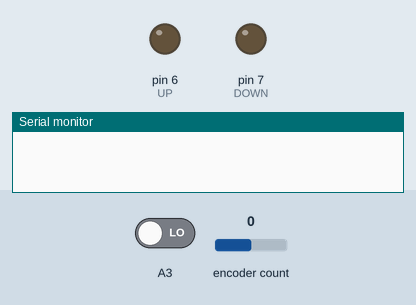
Bench run of a sketch on a simulated Arduino Uno, built with avr-gcc and run on an emulated ATmega328P. On the bench: output pins drawn as LEDs (lit = HIGH), the last lines printed to the serial monitor. Inputs (shaded band) come from the test bench; at power-on: encoder count 0, A3 LOW.

Above: at 1.2 s.
1.3 s: encoder count set to 1
At 1.4 s:
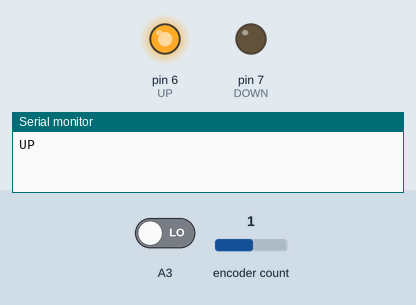
Timing chart, 0 to 4.3 s (numbered marks = the images above; inputs shaded):
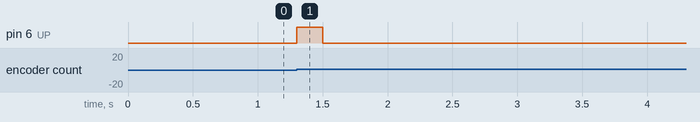

The sketch:

AselsanBoynuz_v1_DecodeChars.ino
```cpp
#include <Wire.h>
#include <RotaryEncoder.h>
//1 Digitteki Segmentler - ABCDEFGHIJKLMNOPQ - ref.Aselsan Bakım Klavuzu 330

//Bu arrayde harfleri oluşturmak için gerekli olan segmentler 1 ile diğerleri sıfır ile gösterilmiştir.
const String segmentFont[] = {
  "00000000000000000",//WhiteSpace
  "00001100110001000",//K
  "01101110000001000",//N
  "11111100100100000",//0
  "01100000000000000",//1
  "11011000011000000",//2
  "11110000001000000",//3
  "01100100011000000",//4
  "10110100011000000",//5
  "10111100011000000",//6
  "11100000000000000",//7
  "11111100011000000",//8
  "11110100011000000"//9


};

const char segmentIndex = "ABCDEFGHIJKLMNOPQ";
const char index[] = " KN0123456789";
bool debug = false;

#define AselsanDisplayReceiveAddr 0x38
RotaryEncoder encoder(A2, A3);

#define DOWN 7
#define UP 6


void setup()
{
  Serial.begin(115200);
  //Wire.begin(AselsanDisplayReceiveAddr);
  Wire.setClock(10000);
  //Wire.onReceive(LCDDataReceivedHandler);

  pinMode(UP, OUTPUT);
  pinMode(DOWN, OUTPUT);

  digitalWrite(UP, LOW);
  digitalWrite(DOWN, LOW);
  PCICR |= (1 << PCIE1);
  PCMSK1 |= (1 << PCINT10) | (1 << PCINT11);
}

void loop() {
  static int pos = 0;
  int newPos = encoder.getPosition();
  if (pos != newPos) {


    RotaryEncoder::Direction ret = encoder.getDirection();
    if (ret == RotaryEncoder::Direction::CLOCKWISE)
    {

      Serial.println("UP");

      digitalWrite(UP, HIGH);
      delay(200);
      digitalWrite(UP, LOW);

    }
    else if (ret == RotaryEncoder::Direction::COUNTERCLOCKWISE)
    {
      Serial.println("DOWN");

      digitalWrite(DOWN, HIGH);
      delay(200);
      digitalWrite(DOWN, LOW);
    }

    else
    {
      // digitalWrite(UP, LOW);


      //Serial.println("No Rotation");
    }
  }


}


ISR(PCINT1_vect) {
  encoder.tick();


}


void LCDDataReceivedHandler(int receivedByteCount)
{
  if (receivedByteCount > 5)
  {
    byte receivedBytes[32];
    for (int i = 0; i < receivedByteCount; i++)
    {
      receivedBytes[i] = Wire.read();
      if (debug)
      {
        Serial.print(receivedBytes[i], HEX);
        Serial.print(" ");
      }
    }
    ExtractBitsFromReceivedI2CData(receivedBytes);

  }
}


String GetPaddedBinStr(byte data)
{
  String binStr = String(data, BIN);
  if (binStr.length() != 8)
  {
    while (binStr.length() < 8)
      binStr = "0" + binStr;
  }
  //return "0010000000000011111010000000111000010110000000000000000000000011001001100100001000110010011001000110000000000000000000000000000000000000000000000000000000000001";
  return binStr;
}


void ExtractBitsFromReceivedI2CData(byte * data)
{
  String binaryResult = "";
  String charResult = "";
  String orderedSegmentResult = "";
  for (int i = 3; i < 23; i++)
  {
    binaryResult += GetPaddedBinStr(data[i]);
  }
  if (false)
  {
    Serial.print("Binary Result : ");
    Serial.print(binaryResult);
    Serial.println();
  }
  int startIndex = 0;
  for (byte k = 0; k < 6; k++)
  {
    charResult = binaryResult.substring(startIndex, startIndex + 24);
    if (false)
    {
      Serial.print("SubStrResult : ");
      Serial.print(charResult);
      Serial.println();
    }

    orderedSegmentResult += charResult[6];
    orderedSegmentResult += charResult[10];
    orderedSegmentResult += charResult[9];
    orderedSegmentResult += charResult[3];
    orderedSegmentResult += charResult[17];
    orderedSegmentResult += charResult[18];
    orderedSegmentResult += charResult[0];
    orderedSegmentResult += charResult[5];
    orderedSegmentResult += charResult[14];
    orderedSegmentResult += charResult[2];
    orderedSegmentResult += charResult[13];
    orderedSegmentResult += charResult[1];//L
    orderedSegmentResult += charResult[7];
    orderedSegmentResult += charResult[15];
    orderedSegmentResult += charResult[19];
    orderedSegmentResult += charResult[4];
    orderedSegmentResult += charResult[12];
    if (false)
    {
      Serial.print("Ordered Segment Result : ");
      Serial.print(orderedSegmentResult);
      Serial.println();
    }
    byte charPos = 0;
    for (byte index = 0; index <= 13; index++)
    {
      if (segmentFont[index] == orderedSegmentResult)
      {
        charPos = index;
        break;
      }
    }
    Serial.print(index[charPos]);
    startIndex = startIndex + 20;
    orderedSegmentResult = "";
  }
  Serial.println();
}
```

Measured:
- after the input at 1.3 s, pin 6 (UP): LOW → HIGH at once, → LOW 0.20 s later
